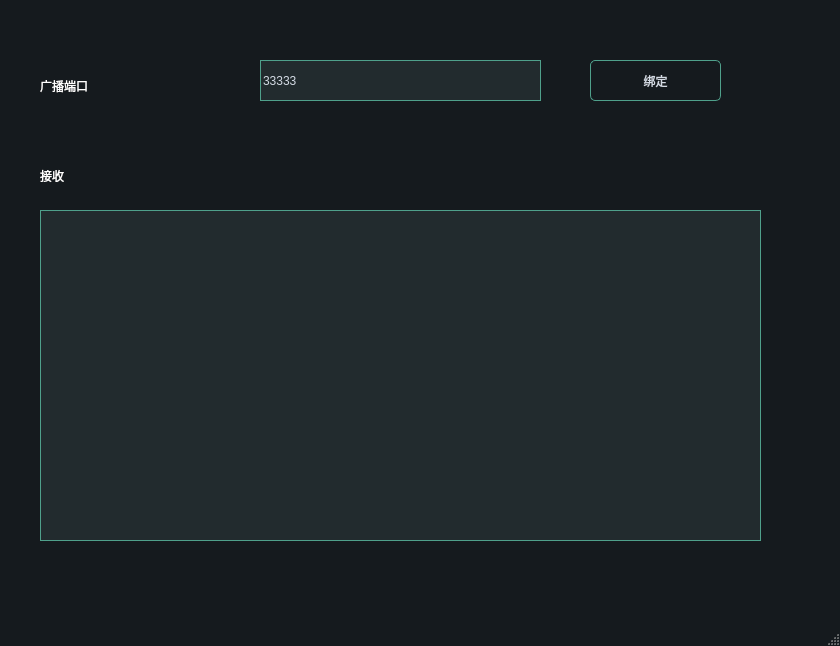
<?xml version="1.0" encoding="UTF-8"?>
<ui version="4.0">
 <class>MainWindow</class>
 <widget class="QMainWindow" name="MainWindow">
  <property name="geometry">
   <rect>
    <x>0</x>
    <y>0</y>
    <width>840</width>
    <height>646</height>
   </rect>
  </property>
  <property name="windowTitle">
   <string>MainWindow</string>
  </property>
  <property name="styleSheet">
   <string notr="true">/*
qss美化 - 黄强老师
*/
QWidget
{  
	font:  16pt &quot;Microsoft YaHei&quot;;
     color:  #ffffff;
}

QLabel {
	
}

QGroupBox {
    border-width: 1px;
	border-style: solid;
	border-color: #4fa08b;   

}

QGroupBox::title {
 
    subcontrol-origin: margin;
    left:20px;
    padding: -10px 5px 0px 5px;
}

QMainWindow {
	background-color:#151a1e;
}
QCalendar {
	background-color: #151a1e;
}
QTextEdit {
	border-width: 1px;
	border-style: solid;
	border-color: #4fa08b;
	background-color: #222b2e;
	color: #d3dae3;
}
QPlainTextEdit {
    font:  10pt &quot;Microsoft YaHei&quot;;
	border-width: 1px;
	border-style: solid;
	border-color: #4fa08b;
	background-color: #222b2e;
	color: #d3dae3;
}
QToolButton {
	border-style: solid;
	border-top-color: qlineargradient(spread:pad, x1:0.5, y1:1, x2:0.5, y2:0, stop:0 rgb(215, 215, 215), stop:1 rgb(222, 222, 222));
	border-right-color: qlineargradient(spread:pad, x1:0, y1:0.5, x2:1, y2:0.5, stop:0 rgb(217, 217, 217), stop:1 rgb(227, 227, 227));
	border-left-color: qlineargradient(spread:pad, x1:0, y1:0.5, x2:1, y2:0.5, stop:0 rgb(227, 227, 227), stop:1 rgb(217, 217, 217));
	border-bottom-color: qlineargradient(spread:pad, x1:0.5, y1:1, x2:0.5, y2:0, stop:0 rgb(215, 215, 215), stop:1 rgb(222, 222, 222));
	border-width: 1px;
	border-radius: 5px;
	color: #d3dae3;
	padding: 2px;
	background-color: rgb(255,255,255);
}
QToolButton:hover{
	border-style: solid;
	border-top-color: qlineargradient(spread:pad, x1:0.5, y1:1, x2:0.5, y2:0, stop:0 rgb(195, 195, 195), stop:1 rgb(222, 222, 222));
	border-right-color: qlineargradient(spread:pad, x1:0, y1:0.5, x2:1, y2:0.5, stop:0 rgb(197, 197, 197), stop:1 rgb(227, 227, 227));
	border-left-color: qlineargradient(spread:pad, x1:0, y1:0.5, x2:1, y2:0.5, stop:0 rgb(227, 227, 227), stop:1 rgb(197, 197, 197));
	border-bottom-color: qlineargradient(spread:pad, x1:0.5, y1:1, x2:0.5, y2:0, stop:0 rgb(195, 195, 195), stop:1 rgb(222, 222, 222));
	border-width: 1px;
	border-radius: 5px;
	color: rgb(0,0,0);
	padding: 2px;
	background-color: rgb(255,255,255);
}
QToolButton:pressed{
	border-style: solid;
	border-top-color: qlineargradient(spread:pad, x1:0.5, y1:1, x2:0.5, y2:0, stop:0 rgb(215, 215, 215), stop:1 rgb(222, 222, 222));
	border-right-color: qlineargradient(spread:pad, x1:0, y1:0.5, x2:1, y2:0.5, stop:0 rgb(217, 217, 217), stop:1 rgb(227, 227, 227));
	border-left-color: qlineargradient(spread:pad, x1:0, y1:0.5, x2:1, y2:0.5, stop:0 rgb(227, 227, 227), stop:1 rgb(217, 217, 217));
	border-bottom-color: qlineargradient(spread:pad, x1:0.5, y1:1, x2:0.5, y2:0, stop:0 rgb(215, 215, 215), stop:1 rgb(222, 222, 222));
	border-width: 1px;
	border-radius: 5px;
	color: rgb(0,0,0);
	padding: 2px;
	background-color: rgb(142,142,142);
}
QPushButton{

    border-width: 1px;
	border-style: solid;
	border-color: #4fa08b; 
 
	border-radius: 5px;
	color: #d3dae3;
	padding: 2px;
	background-color: #151a1e;
}
QPushButton::default{
	border-style: solid;
	border-color: #4fa08b;
	border-width: 1px;
	border-radius: 5px;
	color: #FFFFFF;
	padding: 2px;
	background-color: #151a1e;;
}
QPushButton:hover{
	border-style: solid;
	border-color: #050a0e;
	border-width: 1px;
	border-radius: 5px;
	color: #d3dae3;
	padding: 2px;
	background-color: #1c1f1f;
}
QPushButton:pressed{
	border-style: solid;
	border-color: #050a0e;
	border-width: 1px;
	border-radius: 5px;
	color: #d3dae3;
	padding: 2px;
	background-color: #2c2f2f;
}
QPushButton:disabled{
	border-style: solid;
	border-top-color: qlineargradient(spread:pad, x1:0.5, y1:1, x2:0.5, y2:0, stop:0 rgb(215, 215, 215), stop:1 rgb(222, 222, 222));
	border-right-color: qlineargradient(spread:pad, x1:0, y1:0.5, x2:1, y2:0.5, stop:0 rgb(217, 217, 217), stop:1 rgb(227, 227, 227));
	border-left-color: qlineargradient(spread:pad, x1:0, y1:0.5, x2:1, y2:0.5, stop:0 rgb(227, 227, 227), stop:1 rgb(217, 217, 217));
	border-bottom-color: qlineargradient(spread:pad, x1:0.5, y1:1, x2:0.5, y2:0, stop:0 rgb(215, 215, 215), stop:1 rgb(222, 222, 222));
	border-width: 1px;
	border-radius: 5px;
	color: #808086;
	padding: 2px;
	background-color: rgb(142,142,142);
}
QLineEdit {
	border-width: 1px;
	border-style: solid;
	border-color: #4fa08b;
	background-color: #222b2e;
	color: #d3dae3;
}



QLCDNumber {
	color: #4d9b87;
}
QProgressBar {
	text-align: center;
	color: #d3dae3;
	border-radius: 10px;
	border-color: transparent;
	border-style: solid;
	background-color: #52595d;
}
QProgressBar::chunk {
	background-color: #214037	;
	border-radius: 10px;
}
QMenuBar {
	background-color: #151a1e;
}
QMenuBar::item {
	color: #d3dae3;
  	spacing: 3px;
  	padding: 1px 4px;
	background-color: #151a1e;
}

QMenuBar::item:selected {
  	background-color: #252a2e;
	color: #FFFFFF;
}
QMenu {
	background-color: #151a1e;
}
QMenu::item:selected {
	background-color: #252a2e;
	color: #FFFFFF;
}
QMenu::item {
	color: #d3dae3;
	background-color: #151a1e;
}
QTabWidget {
	color:rgb(0,0,0);
	background-color:#000000;
}
QTabWidget::pane {
		border-color: #050a0e;
		background-color: #1e282c;
		border-style: solid;
		border-width: 1px;
    	border-bottom-left-radius: 4px;
		border-bottom-right-radius: 4px;
}
QTabBar::tab:first {
	border-style: solid;
	border-left-width:1px;
	border-right-width:0px;
	border-top-width:1px;
	border-bottom-width:0px;
	border-top-color: #050a0e;
	border-left-color: #050a0e;
	border-bottom-color: #050a0e;
	border-top-left-radius: 4px;
	color: #d3dae3;
	padding: 3px;
	margin-left:0px;
	background-color: #151a1e;
}
QTabBar::tab:last {
	border-style: solid;
	border-top-width:1px;
	border-left-width:1px;
	border-right-width:1px;
	border-bottom-width:0px;
	border-color: #050a0e;
	border-top-right-radius: 4px;
	color: #d3dae3;
	padding: 3px;
	margin-left:0px;
	background-color: #151a1e;
}
QTabBar::tab {
	border-style: solid;
	border-top-width:1px;
	border-bottom-width:0px;
	border-left-width:1px;
	border-top-color: #050a0e;
	border-left-color: #050a0e;
	border-bottom-color: #050a0e;
	color: #d3dae3;
	padding: 3px;
	margin-left:0px;
	background-color: #151a1e;
}
QTabBar::tab:selected, QTabBar::tab:last:selected, QTabBar::tab:hover {
  	border-style: solid;
  	border-left-width:1px;
	border-bottom-width:0px;
	border-right-color: transparent;
	border-top-color: #050a0e;
	border-left-color: #050a0e;
	border-bottom-color: #050a0e;
	color: #FFFFFF;
	padding: 3px;
	margin-left:0px;
	background-color: #1e282c;
}

QTabBar::tab:selected, QTabBar::tab:first:selected, QTabBar::tab:hover {
  	border-style: solid;
  	border-left-width:1px;
  	border-bottom-width:0px;
  	border-top-width:1px;
	border-right-color: transparent;
	border-top-color: #050a0e;
	border-left-color: #050a0e;
	border-bottom-color: #050a0e;
	color: #FFFFFF;
	padding: 3px;
	margin-left:0px;
	background-color: #1e282c;
}

QCheckBox { 
	padding: 2px;
}
QCheckBox:disabled {
	color: #808086;
	padding: 2px;
}

QCheckBox:hover {
	border-radius:4px;
	border-style:solid;
	padding-left: 1px;
	padding-right: 1px;
	padding-bottom: 1px;
	padding-top: 1px;
	border-width:1px;
	border-color: transparent;
}
QCheckBox::indicator:checked {

	height: 10px;
	width: 10px;
	border-style:solid;
	border-width: 1px;
	border-color: #4fa08b; 
	background-color:  #4fa08b;
}
QCheckBox::indicator:unchecked {

	height: 10px;
	width: 10px;
	border-style:solid;
	border-width: 1px;
	border-color: #4fa08b;
	background-color:  #FFFFFF;
}
QRadioButton {
	color: #d3dae3;
	padding: 1px;
}
QRadioButton::indicator:checked {
	height: 10px;
	width: 10px;
	border-style:solid;
	border-radius:5px;
	border-width: 1px;
	border-color: #4fa08b;
	color: #a9b7c6;
	background-color: qradialgradient(cx:0.5, cy:0.5, radius:0.4,fx:0.5, fy:0.5, stop:0 #4fa08b, stop:1 #1e282c);
}
QRadioButton::indicator:!checked {
	height: 10px;
	width: 10px;
	border-style:solid;
	border-radius:5px;
	border-width: 1px;
	border-color: #4fa08b;
	color: #a9b7c6;
	background-color: transparent;
}
QStatusBar {
	color:#027f7f;
}
QSpinBox {
	color: #d3dae3;
	background-color: #222b2e;
	border-width: 1px;
	border-style: solid;
	border-color: #4fa08b;
}
QDoubleSpinBox {
	color: #d3dae3;
	background-color: #222b2e;
	border-width: 1px;
	border-style: solid;
	border-color: #4fa08b;
}
QTimeEdit {
	color: #d3dae3;
	background-color: #222b2e;
	border-width: 1px;
	border-style: solid;
	border-color: #4fa08b;
}
QDateTimeEdit {
	color: #d3dae3;
	background-color: #222b2e;
	border-width: 1px;
	border-style: solid;
	border-color: #4fa08b;
}
QDateEdit {
	color: #d3dae3;
	background-color: #222b2e;
	border-width: 1px;
	border-style: solid;
	border-color: #4fa08b;
}
QFontComboBox {
	color: #d3dae3;
	background-color: #222b2e;
	border-width: 1px;
	border-style: solid;
	border-color: #4fa08b;
}
QComboBox {
	color: #d3dae3;
	background-color: #222b2e;
	border-width: 1px;
	border-style: solid;
	border-color: #4fa08b;
}
/* 下拉后，整个下拉窗体样式 */
QComboBox QAbstractItemView {
    outline: 0px solid gray;   /* 选定项的虚框 */
    border: 1px solid  #4fa08b;   /* 整个下拉窗体的边框 */ 
    background-color: #222b2e; /* 整个下拉窗体的背景色 */
    selection-background-color: #4fa08b;   /* 整个下拉窗体被选中项的背景色 */
}
QComboBox:disabled
{ 
background-color: gray; /* 整个下拉窗体的背景色 */
}

QDial {
	background: #16a085;
}

QToolBox {
	color: #a9b7c6;
	background-color: #222b2e;
}
QToolBox::tab {
	color: #a9b7c6;
	background-color:#222b2e;
}
QToolBox::tab:selected {
	color: #FFFFFF;
	background-color:#222b2e;
}
QScrollArea {
	color: #FFFFFF;
	background-color:#222b2e;
}
QSlider::groove:horizontal {
	height: 5px;
	background-color: #52595d;
}
QSlider::groove:vertical {
	width: 5px;
	background-color: #52595d;
}
QSlider::handle:horizontal {
	background: #1a2224;
	border-style: solid;
	border-width: 1px;
	border-color: rgb(207,207,207);
	width: 12px;
	margin: -5px 0;
	border-radius: 7px;
}
QSlider::handle:vertical {
	background: #1a2224;
	border-style: solid;
	border-width: 1px;
	border-color: rgb(207,207,207);
	height: 12px;
	margin: 0 -5px;
	border-radius: 7px;
}
QSlider::add-page:horizontal {
    background: #52595d;
}
QSlider::add-page:vertical {
    background: #52595d;
}
QSlider::sub-page:horizontal {
    background-color: #15433a;
}
QSlider::sub-page:vertical {
    background-color: #15433a;
}
QScrollBar:horizontal {
	max-height: 10px;
	border: 1px transparent grey;
	margin: 0px 20px 0px 20px;
	background: transparent;
}
QScrollBar:vertical {
	max-width: 10px;
	border: 1px transparent grey;
	margin: 20px 0px 20px 0px;
	background: transparent;
}
QScrollBar::handle:horizontal {
	background: #52595d;
	border-style: transparent;
	border-radius: 4px;
	min-width: 25px;
}
QScrollBar::handle:horizontal:hover {
	background: #58a492;
	border-style: transparent;
	border-radius: 4px;
	min-width: 25px;
}
QScrollBar::handle:vertical {
	background: #52595d;
	border-style: transparent;
	border-radius: 4px;
	min-height: 25px;
}
QScrollBar::handle:vertical:hover {
	background: #58a492;
	border-style: transparent;
	border-radius: 4px;
	min-height: 25px;
}
QScrollBar::add-line:horizontal {
   border: 2px transparent grey;
   border-top-right-radius: 4px;
   border-bottom-right-radius: 4px;
   background: #15433a;
   width: 20px;
   subcontrol-position: right;
   subcontrol-origin: margin;
}
QScrollBar::add-line:horizontal:pressed {
   border: 2px transparent grey;
   border-top-right-radius: 4px;
   border-bottom-right-radius: 4px;
   background: rgb(181,181,181);
   width: 20px;
   subcontrol-position: right;
   subcontrol-origin: margin;
}
QScrollBar::add-line:vertical {
   border: 2px transparent grey;
   border-bottom-left-radius: 4px;
   border-bottom-right-radius: 4px;
   background: #15433a;
   height: 20px;
   subcontrol-position: bottom;
   subcontrol-origin: margin;
}
QScrollBar::add-line:vertical:pressed {
   border: 2px transparent grey;
   border-bottom-left-radius: 4px;
   border-bottom-right-radius: 4px;
   background: rgb(181,181,181);
   height: 20px;
   subcontrol-position: bottom;
   subcontrol-origin: margin;
}
QScrollBar::sub-line:horizontal {
   border: 2px transparent grey;
   border-top-left-radius: 4px;
   border-bottom-left-radius: 4px;
   background: #15433a;
   width: 20px;
   subcontrol-position: left;
   subcontrol-origin: margin;
}
QScrollBar::sub-line:horizontal:pressed {
   border: 2px transparent grey;
   border-top-left-radius: 4px;
   border-bottom-left-radius: 4px;
   background: rgb(181,181,181);
   width: 20px;
   subcontrol-position: left;
   subcontrol-origin: margin;
}
QScrollBar::sub-line:vertical {
   border: 2px transparent grey;
   border-top-left-radius: 4px;
   border-top-right-radius: 4px;
   background: #15433a;
   height: 20px;
   subcontrol-position: top;
   subcontrol-origin: margin;
}
QScrollBar::sub-line:vertical:pressed {
   border: 2px transparent grey;
   border-top-left-radius: 4px;
   border-top-right-radius: 4px;
   background: rgb(181,181,181);
   height: 20px;
   subcontrol-position: top;
   subcontrol-origin: margin;
}

QScrollBar::add-page:horizontal, QScrollBar::sub-page:horizontal {
   background: none;
}
QScrollBar::add-page:vertical, QScrollBar::sub-page:vertical {
   background: none;
}</string>
  </property>
  <widget class="QWidget" name="centralwidget">
   <widget class="QPlainTextEdit" name="plainTextEdit">
    <property name="geometry">
     <rect>
      <x>40</x>
      <y>210</y>
      <width>721</width>
      <height>331</height>
     </rect>
    </property>
   </widget>
   <widget class="QLineEdit" name="lineEditPort">
    <property name="geometry">
     <rect>
      <x>260</x>
      <y>60</y>
      <width>281</width>
      <height>41</height>
     </rect>
    </property>
    <property name="text">
     <string>33333</string>
    </property>
   </widget>
   <widget class="QLabel" name="label_2">
    <property name="geometry">
     <rect>
      <x>40</x>
      <y>70</y>
      <width>151</width>
      <height>31</height>
     </rect>
    </property>
    <property name="text">
     <string>广播端口</string>
    </property>
   </widget>
   <widget class="QLabel" name="label_3">
    <property name="geometry">
     <rect>
      <x>40</x>
      <y>160</y>
      <width>151</width>
      <height>31</height>
     </rect>
    </property>
    <property name="text">
     <string>接收</string>
    </property>
   </widget>
   <widget class="QPushButton" name="pushButtonBind">
    <property name="geometry">
     <rect>
      <x>590</x>
      <y>60</y>
      <width>131</width>
      <height>41</height>
     </rect>
    </property>
    <property name="text">
     <string>绑定</string>
    </property>
   </widget>
  </widget>
  <widget class="QMenuBar" name="menubar">
   <property name="geometry">
    <rect>
     <x>0</x>
     <y>0</y>
     <width>840</width>
     <height>38</height>
    </rect>
   </property>
  </widget>
  <widget class="QStatusBar" name="statusbar"/>
 </widget>
 <resources/>
 <connections/>
</ui>
